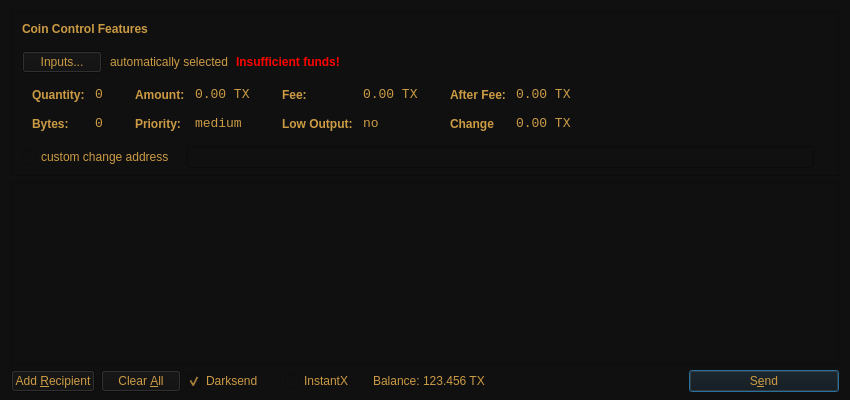
<?xml version="1.0" encoding="UTF-8"?>
<ui version="4.0">
 <class>SendCoinsDialog</class>
 <widget class="QDialog" name="SendCoinsDialog">
  <property name="geometry">
   <rect>
    <x>0</x>
    <y>0</y>
    <width>850</width>
    <height>400</height>
   </rect>
  </property>
  <property name="windowTitle">
   <string>Send Coins</string>
  </property>
  <property name="styleSheet">
   <string notr="true">color: rgb(204, 155, 68);
background-color: rgb(16, 16, 16);</string>
  </property>
  <layout class="QVBoxLayout" name="verticalLayout" stretch="0,1,0">
   <property name="bottomMargin">
    <number>8</number>
   </property>
   <item>
    <widget class="QFrame" name="frameCoinControl">
     <property name="sizePolicy">
      <sizepolicy hsizetype="Expanding" vsizetype="Expanding">
       <horstretch>0</horstretch>
       <verstretch>0</verstretch>
      </sizepolicy>
     </property>
     <property name="maximumSize">
      <size>
       <width>16777215</width>
       <height>16777215</height>
      </size>
     </property>
     <property name="frameShape">
      <enum>QFrame::StyledPanel</enum>
     </property>
     <property name="frameShadow">
      <enum>QFrame::Sunken</enum>
     </property>
     <layout class="QVBoxLayout" name="verticalLayoutCoinControl2">
      <property name="spacing">
       <number>6</number>
      </property>
      <property name="leftMargin">
       <number>0</number>
      </property>
      <property name="topMargin">
       <number>0</number>
      </property>
      <property name="rightMargin">
       <number>0</number>
      </property>
      <property name="bottomMargin">
       <number>6</number>
      </property>
      <item>
       <layout class="QVBoxLayout" name="verticalLayoutCoinControl" stretch="0,0,0,0,1">
        <property name="spacing">
         <number>0</number>
        </property>
        <property name="leftMargin">
         <number>10</number>
        </property>
        <property name="topMargin">
         <number>10</number>
        </property>
        <item>
         <layout class="QHBoxLayout" name="horizontalLayoutCoinControl1">
          <property name="bottomMargin">
           <number>15</number>
          </property>
          <item>
           <widget class="QLabel" name="labelCoinControlFeatures">
            <property name="sizePolicy">
             <sizepolicy hsizetype="Preferred" vsizetype="Maximum">
              <horstretch>0</horstretch>
              <verstretch>0</verstretch>
             </sizepolicy>
            </property>
            <property name="font">
             <font>
              <weight>75</weight>
              <bold>true</bold>
             </font>
            </property>
            <property name="styleSheet">
             <string notr="true">font-weight:bold;</string>
            </property>
            <property name="text">
             <string>Coin Control Features</string>
            </property>
           </widget>
          </item>
         </layout>
        </item>
        <item>
         <layout class="QHBoxLayout" name="horizontalLayoutCoinControl2" stretch="0,0,0,0">
          <property name="spacing">
           <number>8</number>
          </property>
          <property name="bottomMargin">
           <number>10</number>
          </property>
          <item>
           <widget class="QPushButton" name="pushButtonCoinControl">
            <property name="styleSheet">
             <string notr="true"/>
            </property>
            <property name="text">
             <string>Inputs...</string>
            </property>
           </widget>
          </item>
          <item>
           <widget class="QLabel" name="labelCoinControlAutomaticallySelected">
            <property name="text">
             <string>automatically selected</string>
            </property>
            <property name="margin">
             <number>5</number>
            </property>
           </widget>
          </item>
          <item>
           <widget class="QLabel" name="labelCoinControlInsuffFunds">
            <property name="font">
             <font>
              <weight>75</weight>
              <bold>true</bold>
             </font>
            </property>
            <property name="styleSheet">
             <string notr="true">color:red;font-weight:bold;</string>
            </property>
            <property name="text">
             <string>Insufficient funds!</string>
            </property>
            <property name="margin">
             <number>5</number>
            </property>
           </widget>
          </item>
          <item>
           <spacer name="horizontalSpacerCoinControl">
            <property name="orientation">
             <enum>Qt::Horizontal</enum>
            </property>
            <property name="sizeHint" stdset="0">
             <size>
              <width>40</width>
              <height>1</height>
             </size>
            </property>
           </spacer>
          </item>
         </layout>
        </item>
        <item>
         <widget class="QWidget" name="widgetCoinControl" native="true">
          <property name="sizePolicy">
           <sizepolicy hsizetype="Preferred" vsizetype="Preferred">
            <horstretch>0</horstretch>
            <verstretch>0</verstretch>
           </sizepolicy>
          </property>
          <property name="minimumSize">
           <size>
            <width>0</width>
            <height>0</height>
           </size>
          </property>
          <property name="styleSheet">
           <string notr="true"/>
          </property>
          <layout class="QHBoxLayout" name="horizontalLayoutCoinControl5">
           <property name="leftMargin">
            <number>0</number>
           </property>
           <property name="topMargin">
            <number>0</number>
           </property>
           <property name="rightMargin">
            <number>0</number>
           </property>
           <property name="bottomMargin">
            <number>0</number>
           </property>
           <item>
            <layout class="QHBoxLayout" name="horizontalLayoutCoinControl3" stretch="0,0,0,1">
             <property name="spacing">
              <number>20</number>
             </property>
             <property name="topMargin">
              <number>0</number>
             </property>
             <property name="bottomMargin">
              <number>10</number>
             </property>
             <item>
              <layout class="QFormLayout" name="formLayoutCoinControl1">
               <property name="horizontalSpacing">
                <number>10</number>
               </property>
               <property name="verticalSpacing">
                <number>14</number>
               </property>
               <property name="leftMargin">
                <number>10</number>
               </property>
               <property name="topMargin">
                <number>4</number>
               </property>
               <property name="rightMargin">
                <number>6</number>
               </property>
               <item row="0" column="0">
                <widget class="QLabel" name="labelCoinControlQuantityText">
                 <property name="styleSheet">
                  <string notr="true">font-weight:bold;</string>
                 </property>
                 <property name="text">
                  <string>Quantity:</string>
                 </property>
                 <property name="margin">
                  <number>0</number>
                 </property>
                </widget>
               </item>
               <item row="0" column="1">
                <widget class="QLabel" name="labelCoinControlQuantity">
                 <property name="font">
                  <font>
                   <family>Monospace</family>
                   <pointsize>10</pointsize>
                  </font>
                 </property>
                 <property name="cursor">
                  <cursorShape>IBeamCursor</cursorShape>
                 </property>
                 <property name="contextMenuPolicy">
                  <enum>Qt::ActionsContextMenu</enum>
                 </property>
                 <property name="text">
                  <string>0</string>
                 </property>
                 <property name="margin">
                  <number>0</number>
                 </property>
                 <property name="textInteractionFlags">
                  <set>Qt::LinksAccessibleByMouse|Qt::TextSelectableByKeyboard|Qt::TextSelectableByMouse</set>
                 </property>
                </widget>
               </item>
               <item row="1" column="0">
                <widget class="QLabel" name="labelCoinControlBytesText">
                 <property name="styleSheet">
                  <string notr="true">font-weight:bold;</string>
                 </property>
                 <property name="text">
                  <string>Bytes:</string>
                 </property>
                </widget>
               </item>
               <item row="1" column="1">
                <widget class="QLabel" name="labelCoinControlBytes">
                 <property name="font">
                  <font>
                   <family>Monospace</family>
                   <pointsize>10</pointsize>
                  </font>
                 </property>
                 <property name="cursor">
                  <cursorShape>IBeamCursor</cursorShape>
                 </property>
                 <property name="contextMenuPolicy">
                  <enum>Qt::ActionsContextMenu</enum>
                 </property>
                 <property name="text">
                  <string>0</string>
                 </property>
                 <property name="textInteractionFlags">
                  <set>Qt::LinksAccessibleByMouse|Qt::TextSelectableByKeyboard|Qt::TextSelectableByMouse</set>
                 </property>
                </widget>
               </item>
              </layout>
             </item>
             <item>
              <layout class="QFormLayout" name="formLayoutCoinControl2">
               <property name="horizontalSpacing">
                <number>10</number>
               </property>
               <property name="verticalSpacing">
                <number>14</number>
               </property>
               <property name="leftMargin">
                <number>6</number>
               </property>
               <property name="topMargin">
                <number>4</number>
               </property>
               <property name="rightMargin">
                <number>6</number>
               </property>
               <item row="0" column="0">
                <widget class="QLabel" name="labelCoinControlAmountText">
                 <property name="styleSheet">
                  <string notr="true">font-weight:bold;</string>
                 </property>
                 <property name="text">
                  <string>Amount:</string>
                 </property>
                 <property name="margin">
                  <number>0</number>
                 </property>
                </widget>
               </item>
               <item row="0" column="1">
                <widget class="QLabel" name="labelCoinControlAmount">
                 <property name="font">
                  <font>
                   <family>Monospace</family>
                   <pointsize>10</pointsize>
                  </font>
                 </property>
                 <property name="cursor">
                  <cursorShape>IBeamCursor</cursorShape>
                 </property>
                 <property name="contextMenuPolicy">
                  <enum>Qt::ActionsContextMenu</enum>
                 </property>
                 <property name="text">
                  <string>0.00 TX</string>
                 </property>
                 <property name="textInteractionFlags">
                  <set>Qt::LinksAccessibleByMouse|Qt::TextSelectableByKeyboard|Qt::TextSelectableByMouse</set>
                 </property>
                </widget>
               </item>
               <item row="1" column="0">
                <widget class="QLabel" name="labelCoinControlPriorityText">
                 <property name="styleSheet">
                  <string notr="true">font-weight:bold;</string>
                 </property>
                 <property name="text">
                  <string>Priority:</string>
                 </property>
                </widget>
               </item>
               <item row="1" column="1">
                <widget class="QLabel" name="labelCoinControlPriority">
                 <property name="font">
                  <font>
                   <family>Monospace</family>
                   <pointsize>10</pointsize>
                  </font>
                 </property>
                 <property name="cursor">
                  <cursorShape>IBeamCursor</cursorShape>
                 </property>
                 <property name="contextMenuPolicy">
                  <enum>Qt::ActionsContextMenu</enum>
                 </property>
                 <property name="text">
                  <string>medium</string>
                 </property>
                 <property name="textInteractionFlags">
                  <set>Qt::LinksAccessibleByMouse|Qt::TextSelectableByKeyboard|Qt::TextSelectableByMouse</set>
                 </property>
                </widget>
               </item>
              </layout>
             </item>
             <item>
              <layout class="QFormLayout" name="formLayoutCoinControl3">
               <property name="horizontalSpacing">
                <number>10</number>
               </property>
               <property name="verticalSpacing">
                <number>14</number>
               </property>
               <property name="leftMargin">
                <number>6</number>
               </property>
               <property name="topMargin">
                <number>4</number>
               </property>
               <property name="rightMargin">
                <number>6</number>
               </property>
               <item row="0" column="0">
                <widget class="QLabel" name="labelCoinControlFeeText">
                 <property name="styleSheet">
                  <string notr="true">font-weight:bold;</string>
                 </property>
                 <property name="text">
                  <string>Fee:</string>
                 </property>
                 <property name="margin">
                  <number>0</number>
                 </property>
                </widget>
               </item>
               <item row="0" column="1">
                <widget class="QLabel" name="labelCoinControlFee">
                 <property name="font">
                  <font>
                   <family>Monospace</family>
                   <pointsize>10</pointsize>
                  </font>
                 </property>
                 <property name="cursor">
                  <cursorShape>IBeamCursor</cursorShape>
                 </property>
                 <property name="contextMenuPolicy">
                  <enum>Qt::ActionsContextMenu</enum>
                 </property>
                 <property name="text">
                  <string>0.00 TX</string>
                 </property>
                 <property name="textInteractionFlags">
                  <set>Qt::LinksAccessibleByMouse|Qt::TextSelectableByKeyboard|Qt::TextSelectableByMouse</set>
                 </property>
                </widget>
               </item>
               <item row="1" column="0">
                <widget class="QLabel" name="labelCoinControlLowOutputText">
                 <property name="styleSheet">
                  <string notr="true">font-weight:bold;</string>
                 </property>
                 <property name="text">
                  <string>Low Output:</string>
                 </property>
                </widget>
               </item>
               <item row="1" column="1">
                <widget class="QLabel" name="labelCoinControlLowOutput">
                 <property name="font">
                  <font>
                   <family>Monospace</family>
                   <pointsize>10</pointsize>
                  </font>
                 </property>
                 <property name="cursor">
                  <cursorShape>IBeamCursor</cursorShape>
                 </property>
                 <property name="contextMenuPolicy">
                  <enum>Qt::ActionsContextMenu</enum>
                 </property>
                 <property name="text">
                  <string>no</string>
                 </property>
                 <property name="textInteractionFlags">
                  <set>Qt::LinksAccessibleByMouse|Qt::TextSelectableByKeyboard|Qt::TextSelectableByMouse</set>
                 </property>
                </widget>
               </item>
              </layout>
             </item>
             <item>
              <layout class="QFormLayout" name="formLayoutCoinControl4">
               <property name="horizontalSpacing">
                <number>10</number>
               </property>
               <property name="verticalSpacing">
                <number>14</number>
               </property>
               <property name="leftMargin">
                <number>6</number>
               </property>
               <property name="topMargin">
                <number>4</number>
               </property>
               <property name="rightMargin">
                <number>6</number>
               </property>
               <item row="0" column="0">
                <widget class="QLabel" name="labelCoinControlAfterFeeText">
                 <property name="styleSheet">
                  <string notr="true">font-weight:bold;</string>
                 </property>
                 <property name="text">
                  <string>After Fee:</string>
                 </property>
                 <property name="margin">
                  <number>0</number>
                 </property>
                </widget>
               </item>
               <item row="0" column="1">
                <widget class="QLabel" name="labelCoinControlAfterFee">
                 <property name="font">
                  <font>
                   <family>Monospace</family>
                   <pointsize>10</pointsize>
                  </font>
                 </property>
                 <property name="cursor">
                  <cursorShape>IBeamCursor</cursorShape>
                 </property>
                 <property name="contextMenuPolicy">
                  <enum>Qt::ActionsContextMenu</enum>
                 </property>
                 <property name="text">
                  <string>0.00 TX</string>
                 </property>
                 <property name="textInteractionFlags">
                  <set>Qt::LinksAccessibleByMouse|Qt::TextSelectableByKeyboard|Qt::TextSelectableByMouse</set>
                 </property>
                </widget>
               </item>
               <item row="1" column="0">
                <widget class="QLabel" name="labelCoinControlChangeText">
                 <property name="styleSheet">
                  <string notr="true">font-weight:bold;</string>
                 </property>
                 <property name="text">
                  <string>Change</string>
                 </property>
                </widget>
               </item>
               <item row="1" column="1">
                <widget class="QLabel" name="labelCoinControlChange">
                 <property name="font">
                  <font>
                   <family>Monospace</family>
                   <pointsize>10</pointsize>
                  </font>
                 </property>
                 <property name="cursor">
                  <cursorShape>IBeamCursor</cursorShape>
                 </property>
                 <property name="contextMenuPolicy">
                  <enum>Qt::ActionsContextMenu</enum>
                 </property>
                 <property name="text">
                  <string>0.00 TX</string>
                 </property>
                 <property name="textInteractionFlags">
                  <set>Qt::LinksAccessibleByMouse|Qt::TextSelectableByKeyboard|Qt::TextSelectableByMouse</set>
                 </property>
                </widget>
               </item>
              </layout>
             </item>
            </layout>
           </item>
          </layout>
         </widget>
        </item>
        <item>
         <layout class="QHBoxLayout" name="horizontalLayoutCoinControl4" stretch="0,0,0">
          <property name="spacing">
           <number>12</number>
          </property>
          <property name="sizeConstraint">
           <enum>QLayout::SetDefaultConstraint</enum>
          </property>
          <property name="topMargin">
           <number>5</number>
          </property>
          <property name="rightMargin">
           <number>5</number>
          </property>
          <item>
           <widget class="QCheckBox" name="checkBoxCoinControlChange">
            <property name="text">
             <string>custom change address</string>
            </property>
           </widget>
          </item>
          <item>
           <widget class="QLineEdit" name="lineEditCoinControlChange">
            <property name="enabled">
             <bool>false</bool>
            </property>
            <property name="sizePolicy">
             <sizepolicy hsizetype="Expanding" vsizetype="Fixed">
              <horstretch>0</horstretch>
              <verstretch>0</verstretch>
             </sizepolicy>
            </property>
           </widget>
          </item>
          <item>
           <widget class="QLabel" name="labelCoinControlChangeLabel">
            <property name="sizePolicy">
             <sizepolicy hsizetype="Preferred" vsizetype="Expanding">
              <horstretch>0</horstretch>
              <verstretch>0</verstretch>
             </sizepolicy>
            </property>
            <property name="minimumSize">
             <size>
              <width>0</width>
              <height>0</height>
             </size>
            </property>
            <property name="text">
             <string/>
            </property>
            <property name="margin">
             <number>3</number>
            </property>
           </widget>
          </item>
         </layout>
        </item>
        <item>
         <spacer name="verticalSpacerCoinControl">
          <property name="orientation">
           <enum>Qt::Vertical</enum>
          </property>
          <property name="sizeHint" stdset="0">
           <size>
            <width>800</width>
            <height>1</height>
           </size>
          </property>
         </spacer>
        </item>
       </layout>
      </item>
     </layout>
    </widget>
   </item>
   <item>
    <widget class="QScrollArea" name="scrollArea">
     <property name="widgetResizable">
      <bool>true</bool>
     </property>
     <widget class="QWidget" name="scrollAreaWidgetContents">
      <property name="geometry">
       <rect>
        <x>0</x>
        <y>0</y>
        <width>830</width>
        <height>172</height>
       </rect>
      </property>
      <layout class="QVBoxLayout" name="verticalLayout_2">
       <property name="leftMargin">
        <number>0</number>
       </property>
       <property name="topMargin">
        <number>0</number>
       </property>
       <property name="rightMargin">
        <number>0</number>
       </property>
       <property name="bottomMargin">
        <number>0</number>
       </property>
       <item>
        <layout class="QVBoxLayout" name="entries">
         <property name="spacing">
          <number>6</number>
         </property>
        </layout>
       </item>
       <item>
        <spacer name="verticalSpacer">
         <property name="orientation">
          <enum>Qt::Vertical</enum>
         </property>
         <property name="sizeHint" stdset="0">
          <size>
           <width>20</width>
           <height>40</height>
          </size>
         </property>
        </spacer>
       </item>
      </layout>
     </widget>
    </widget>
   </item>
   <item>
    <layout class="QHBoxLayout" name="horizontalLayout">
     <item>
      <widget class="QPushButton" name="addButton">
       <property name="toolTip">
        <string>Send to multiple recipients at once</string>
       </property>
       <property name="text">
        <string>Add &amp;Recipient</string>
       </property>
       <property name="autoDefault">
        <bool>false</bool>
       </property>
      </widget>
     </item>
     <item>
      <widget class="QPushButton" name="clearButton">
       <property name="sizePolicy">
        <sizepolicy hsizetype="Minimum" vsizetype="Fixed">
         <horstretch>0</horstretch>
         <verstretch>0</verstretch>
        </sizepolicy>
       </property>
       <property name="toolTip">
        <string>Remove all transaction fields</string>
       </property>
       <property name="text">
        <string>Clear &amp;All</string>
       </property>
       <property name="autoRepeatDelay">
        <number>300</number>
       </property>
       <property name="autoDefault">
        <bool>false</bool>
       </property>
      </widget>
     </item>
     <item>
      <layout class="QHBoxLayout" name="horizontalLayout_2">
       <property name="spacing">
        <number>3</number>
       </property>
       <item>
        <widget class="QCheckBox" name="checkUseDarksend">
         <property name="minimumSize">
          <size>
           <width>95</width>
           <height>0</height>
          </size>
         </property>
         <property name="text">
          <string>Darksend</string>
         </property>
         <property name="checked">
          <bool>true</bool>
         </property>
        </widget>
       </item>
       <item>
        <widget class="QCheckBox" name="checkInstantX">
         <property name="enabled">
          <bool>true</bool>
         </property>
         <property name="minimumSize">
          <size>
           <width>85</width>
           <height>0</height>
          </size>
         </property>
         <property name="text">
          <string>InstantX</string>
         </property>
        </widget>
       </item>
       <item>
        <widget class="QLabel" name="label">
         <property name="sizePolicy">
          <sizepolicy hsizetype="Preferred" vsizetype="Fixed">
           <horstretch>0</horstretch>
           <verstretch>0</verstretch>
          </sizepolicy>
         </property>
         <property name="text">
          <string>Balance:</string>
         </property>
        </widget>
       </item>
       <item>
        <widget class="QLabel" name="labelBalance">
         <property name="sizePolicy">
          <sizepolicy hsizetype="Preferred" vsizetype="Fixed">
           <horstretch>0</horstretch>
           <verstretch>0</verstretch>
          </sizepolicy>
         </property>
         <property name="cursor">
          <cursorShape>IBeamCursor</cursorShape>
         </property>
         <property name="text">
          <string>123.456 TX</string>
         </property>
         <property name="textInteractionFlags">
          <set>Qt::LinksAccessibleByMouse|Qt::TextSelectableByKeyboard|Qt::TextSelectableByMouse</set>
         </property>
        </widget>
       </item>
      </layout>
     </item>
     <item>
      <spacer name="horizontalSpacer">
       <property name="orientation">
        <enum>Qt::Horizontal</enum>
       </property>
       <property name="sizeHint" stdset="0">
        <size>
         <width>40</width>
         <height>20</height>
        </size>
       </property>
      </spacer>
     </item>
     <item>
      <widget class="QPushButton" name="sendButton">
       <property name="minimumSize">
        <size>
         <width>150</width>
         <height>0</height>
        </size>
       </property>
       <property name="toolTip">
        <string>Confirm the send action</string>
       </property>
       <property name="text">
        <string>S&amp;end</string>
       </property>
       <property name="icon">
        <iconset resource="../bitcoin.qrc">
         <normaloff>:/icons/send</normaloff>:/icons/send</iconset>
       </property>
       <property name="default">
        <bool>true</bool>
       </property>
      </widget>
     </item>
    </layout>
   </item>
  </layout>
 </widget>
 <resources>
  <include location="../bitcoin.qrc"/>
 </resources>
 <connections/>
</ui>
